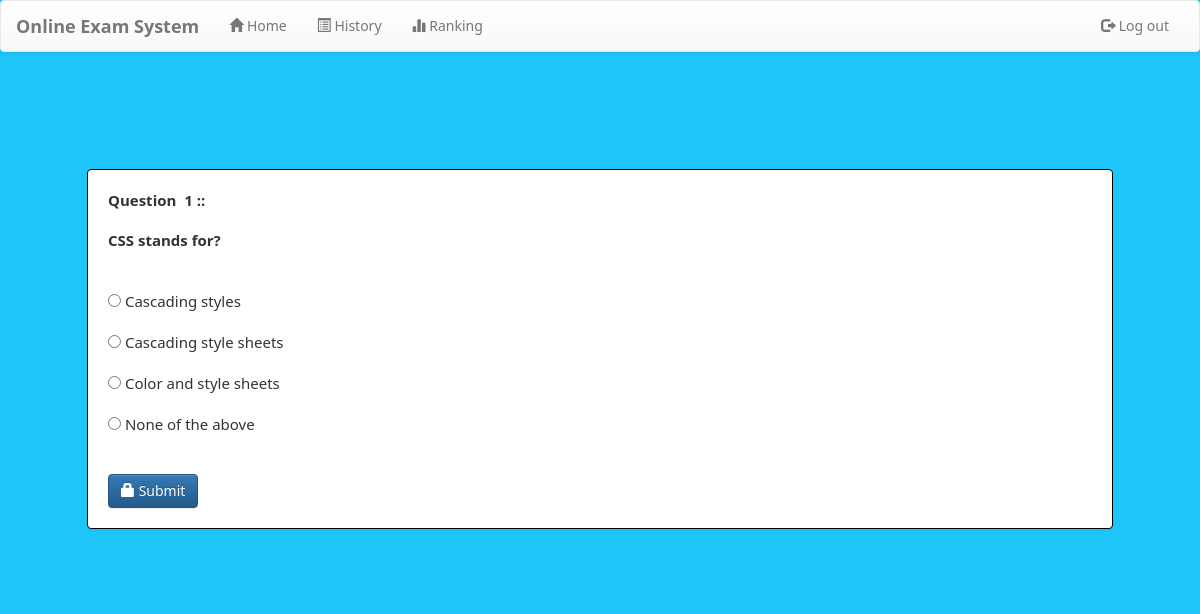
Screenshot of /welcome.php?q=quiz&step=2&eid=5b141f1e8399e&n=1&t=10 (signed in) with the database file from the repository.
### tables this page shows
CREATE TABLE `questions` (
  `eid` text NOT NULL,
  `qid` text NOT NULL,
  `qns` text NOT NULL,
  `choice` int(10) NOT NULL,
  `sn` int(11) NOT NULL
);

CREATE TABLE `options` (
  `qid` varchar(50) NOT NULL,
  `option` varchar(5000) NOT NULL,
  `optionid` text NOT NULL
);

### welcome.php (the view, shortened to what this page needs)
<?php
    include_once 'database.php';
?>
<!DOCTYPE html>
<html lang="en">
<head>
    <link  rel="stylesheet" href="css/bootstrap.min.css"/>
    <link  rel="stylesheet" href="css/bootstrap-theme.min.css"/>
    <link rel="stylesheet" href="css/welcome.css">
    <link  rel="stylesheet" href="css/font.css">
</head>
<body>
    <nav class="navbar navbar-default title1">
        <div class="container-fluid">
            <div class="navbar-header">
        <a class="navbar-brand" href="index.php"><b>Online Exam System</b></a>
        </div>
        <div class="collapse navbar-collapse" id="bs-example-navbar-collapse-1">
        <ul class="nav navbar-nav navbar-left">
            <li <?php if(@$_GET['q']==1) echo'class="active"'; ?> ><a href="welcome.php?q=1"><span class="glyphicon glyphicon-home" aria-hidden="true"></span>&nbsp;Home<span class="sr-only">(current)</span></a></li>
            <li <?php if(@$_GET['q']==2) echo'class="active"'; ?>> <a href="welcome.php?q=2"><span class="glyphicon glyphicon-list-alt" aria-hidden="true"></span>&nbsp;History</a></li>
            <li <?php if(@$_GET['q']==3) echo'class="active"'; ?>> <a href="welcome.php?q=3"><span class="glyphicon glyphicon-stats" aria-hidden="true"></span>&nbsp;Ranking</a></li>
        </ul>
        <ul class="nav navbar-nav navbar-right">
        <li <?php echo''; ?> > <a href="logout.php?q=welcome.php"><span class="glyphicon glyphicon-log-out" aria-hidden="true"></span>&nbsp;Log out</a></li>
        </ul>
        </div>
    </div>
    </nav>
    <br><br>
    <div class="container">
        <div class="row">
            <div class="col-md-12">
                <?php
                    if(@$_GET['q']== 'quiz' && @$_GET['step']== 2)
                    {
                        $eid=@$_GET['eid'];
                        $sn=@$_GET['n'];
                        $total=@$_GET['t'];
                        $q=mysqli_query($con,"SELECT * FROM questions WHERE eid='$eid' AND sn='$sn' " );
                        echo '<div class="panel" style="margin:5%">';
                        while($row=mysqli_fetch_array($q) )
                        {
                            $qns=$row['qns'];
                            $qid=$row['qid'];
                            echo '<b>Question &nbsp;'.$sn.'&nbsp;::<br /><br />'.$qns.'</b><br /><br />';
                        }
                        $q=mysqli_query($con,"SELECT * FROM options WHERE qid='$qid' " );
                        echo '<form action="update.php?q=quiz&step=2&eid='.$eid.'&n='.$sn.'&t='.$total.'&qid='.$qid.'" method="POST"  class="form-horizontal">
                        <br />';
                        while($row=mysqli_fetch_array($q) )
                        {
                            $option=$row['option'];
                            $optionid=$row['optionid'];
                            echo'<input type="radio" name="ans" value="'.$optionid.'">&nbsp;'.$option.'<br /><br />';
                        }
                        echo'<br /><button type="submit" class="btn btn-primary"><span class="glyphicon glyphicon-lock" aria-hidden="true"></span>&nbsp;Submit</button></form></div>';
                    }
                ?>
</body>
</html>

### css/welcome.css (style rules this page uses)
* { box-sizing: border-box; }
body { background-color: #1dc5f8; margin: 0; font-family: Noto Sans; }
.panel { border-color:rgb(0, 0, 0); margin:40px; padding:20px; font: 15px "Noto Sans"; }

### rows the page displays
questions: qns "CSS stands for?"
options: option "Cascading styles"
options: option "Cascading style sheets"
options: option "Color and style sheets"
options: option "None of the above"
